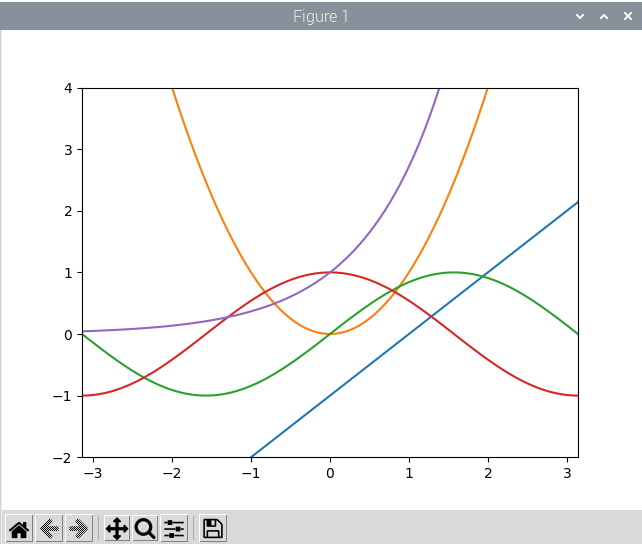

Write the Python code that produced this figure.
from numpy import linspace, pi, sin, cos, exp
import matplotlib.pyplot as plt

x = linspace(-pi, pi, 101)
plt.xlim(-pi, pi), plt.ylim(-2, 4)
for y in [x - 1, x**2, sin(x), cos(x), exp(x)]:
    plt.plot(x, y)
plt.show()
